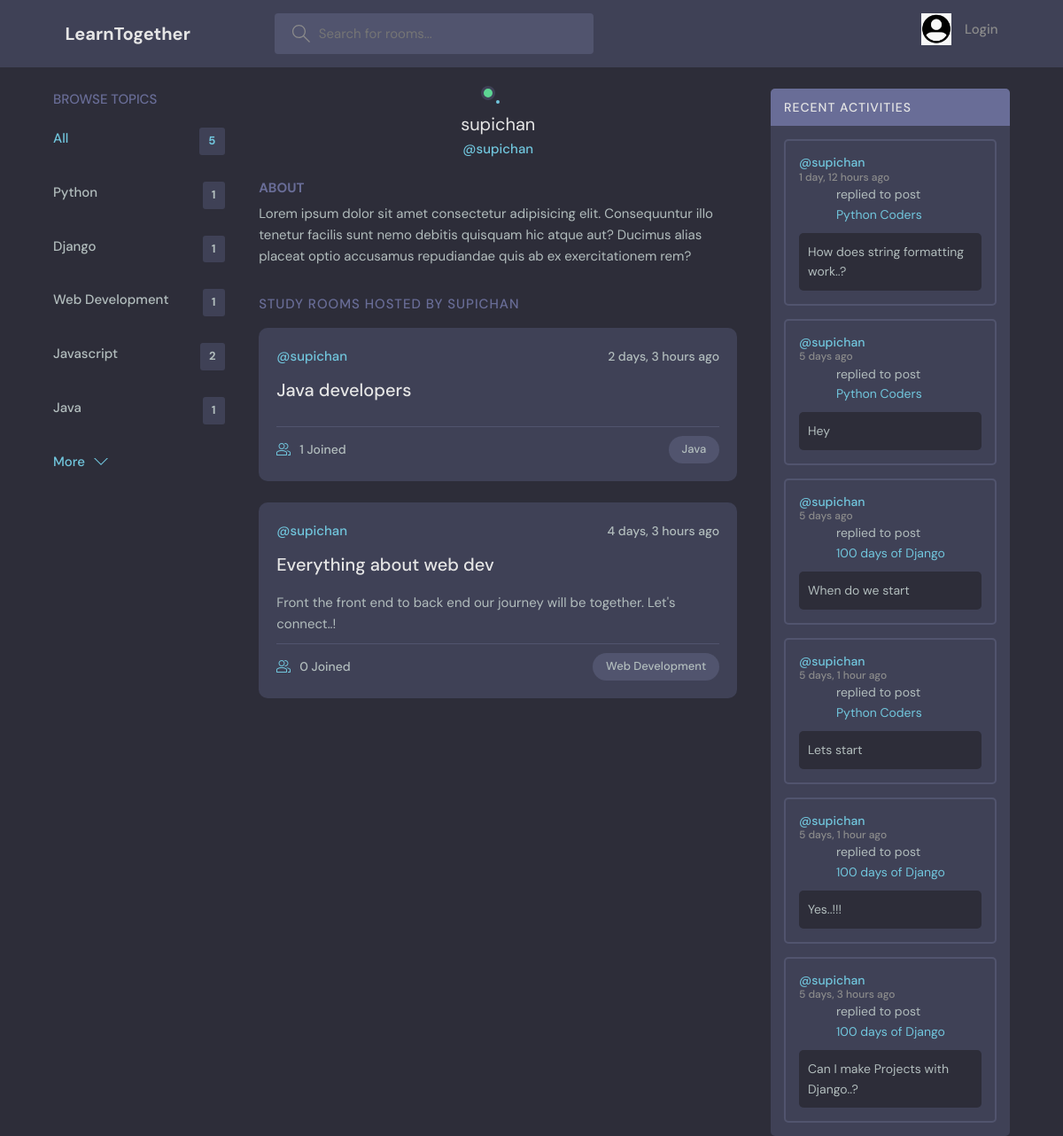
The page /profile/3 on the database its author committed.
### base/models.py (models this page shows, shortened)
class Topic(models.Model):
    name=models.CharField(max_length=100)

class Room(models.Model):
    host=models.ForeignKey(User,on_delete=models.SET_NULL,null=True)
    topic=models.ForeignKey(Topic,on_delete=models.SET_NULL,null=True)
    name=models.CharField(max_length= 100)
    description=models.TextField(null=True, blank=True)
    participants=models.ManyToManyField(User,related_name='participants',blank=True,null=True)
    updated=models.DateTimeField(auto_now=True)
    created=models.DateTimeField(auto_now_add=True)
    class Meta:
        ordering=['-updated', '-created']
    def __str__(self):
        return self.name

class Message(models.Model):
    user=models.ForeignKey(User,on_delete=models.CASCADE)
    room=models.ForeignKey(Room,on_delete=models.CASCADE)
    body=models.TextField()
    updated=models.DateTimeField(auto_now=True)
    created=models.DateTimeField(auto_now_add=True)
    class Meta:
        ordering=['-updated', '-created']

### base/views.py (the view)
# urls.py: path('profile/<int:pk>',views.userProfile,name="user-profile"),
def userProfile(request,pk):
    user=User.objects.get(id=pk)
    rooms=user.room_set.all()
    room_messages=user.message_set.all()
    topics=Topic.objects.all()
    context={'user':user,'rooms':rooms,'room_messages':room_messages,'topics':topics}
    return render(request, 'base/profile.html',context)

### base/templates/base/profile.html (shortened to what this page needs)
{% extends 'main.html' %}
{% block content %}
  <main class="profile-page layout layout--3">
    <div class="container">
      {% include 'base/topics_component.html' %}
      <div class="roomList">
        <div class="profile">
          <div class="profile__avatar">
            <div class="avatar avatar--large active">
            </div>
          </div>
          <div class="profile__info">
            <h3>{{user.username}}</h3>
            <p>@{{user.username}}</p>
          </div>
          <div class="profile__about">
            <h3>About</h3>
            <p>
              Lorem ipsum dolor sit amet consectetur adipisicing elit. Consequuntur illo tenetur
              facilis sunt nemo debitis quisquam hic atque aut? Ducimus alias placeat optio
              accusamus repudiandae quis ab ex exercitationem rem?
            </p>
          </div>
        </div>
        <div class="roomList__header">
          <div>
            <h2>Study Rooms Hosted by {{user.username}}</a>
            </h2>
          </div>
        </div>
        {% include 'base/feed_comp.html' %}
      </div>
      {% include 'base/activity.html'%}
    </div>
  </main>
{% endblock %}

### base/templates/base/topics_component.html
<div class="topics">
    <div class="topics__header">
      <h2>Browse Topics</h2>
    </div>
    <ul class="topics__list">
      <li>
        <a href="{% url 'home' %}" class="active">All <span>{{topics.count}} </span></a>
      </li>
      {% for topic in topics %}
      <li>
        <a href="{% url 'home' %}?q={{topic.name}}">{{topic.name}}<span>{{topic.room_set.all.count}} </span></a>
      </li>
      {% endfor %}
    </ul>
    <a class="btn btn--link" href="{% url 'topicpage' %}">
      More
      <svg version="1.1" xmlns="http://www.w3.org/2000/svg" width="32" height="32" viewBox="0 0 32 32">
        <title>chevron-down</title>
        <path d="M16 21l-13-13h-3l16 16 16-16h-3l-13 13z"></path>
      </svg>
    </a>
  </div>

### base/templates/base/feed_comp.html (shortened to what this page needs)
{% for room in rooms %}
<div class="roomListRoom">
  <div class="roomListRoom__header">
    <a href="{% url 'user-profile' room.host.id %}" class="roomListRoom__author">
      <span>@{{room.host.username}}</span>
    </a>
    <div class="roomListRoom__actions">
      <span>{{room.created|timesince}} ago</span>
    </div>
  </div>
  <div class="roomListRoom__content">
    <a href="{% url 'room' room.id %}">{{room.name}}</a>
    <p>
      {{room.description}}
    </p>
  </div>
  <div class="roomListRoom__meta">
    <a href="{% url 'room' room.id %}" class="roomListRoom__joined">
      {{room.participants.all.count}} Joined
    </a>
    <p class="roomListRoom__topic">{{room.topic.name}} </p>
  </div>
</div>
{% endfor %}

### base/templates/base/activity.html (shortened to what this page needs)
<div class="activities">
  <div class="activities__header">
    <h2>Recent Activities</h2>
  </div>
  {% for msg in room_messages %}
  <div class="activities__box">
    <div class="activities__boxHeader roomListRoom__header">
      <a href="{% url 'user-profile' msg.user.id  %}" class="roomListRoom__author">
        <p>
          @{{msg.user.username}}
          <span>{{msg.created|timesince }} ago </span>
        </p>
      </a>
    </div>
    <div class="activities__boxContent">
      <p>replied to post <a href="{% url 'room' msg.room.id %}">{{msg.room}}</a></p>
      <div class="activities__boxRoomContent">
{{msg.body}}
     </div>
    </div>
  </div>
  {% endfor %}
</div>

### rows shown on the page
Topic: name "Python", room_set.all.count "1"
Topic: name "Django", room_set.all.count "1"
Topic: name "Web Development", room_set.all.count "1"
Topic: name "Javascript", room_set.all.count "2"
Topic: name "Java", room_set.all.count "1"
Room: host.username "supichan", created "2 days, 3 hours", name "Java developers", participants.all.count "1", topic.name "Java"
Room: host.username "supichan", created "4 days, 3 hours", name "Everything about web dev", description "Front the front end to back end our journey will be together. Let's connect..!", participants.all.count "0", topic.name "Web Development"
Message: user.username "supichan", created "1 day, 12 hours", room "Python Coders", body "How does string formatting work..?"
Message: user.username "supichan", created "5 days", room "Python Coders", body "Hey"
Message: user.username "supichan", created "5 days", room "100 days of Django", body "When do we start"
Message: user.username "supichan", created "5 days, 1 hour", room "Python Coders", body "Lets start"
Message: user.username "supichan", created "5 days, 1 hour", room "100 days of Django", body "Yes..!!!"
Message: user.username "supichan", created "5 days, 3 hours", room "100 days of Django", body "Can I make Projects with Django..?"

### other values the page prints
{{ topics.count }} "5"
{{ user.username }} "supichan"
{{ user.username }} "SUPICHAN"
